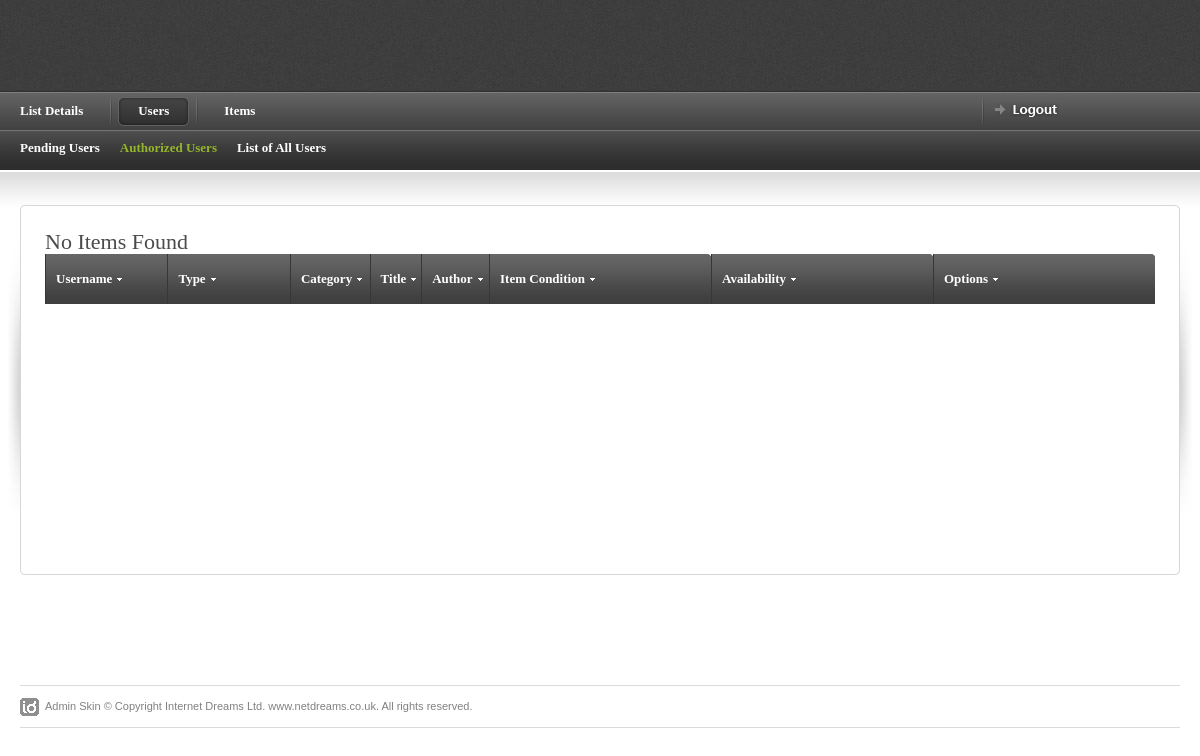
/Admin/display_pen_items.php (signed in), run on an earlier commit of the app's database.
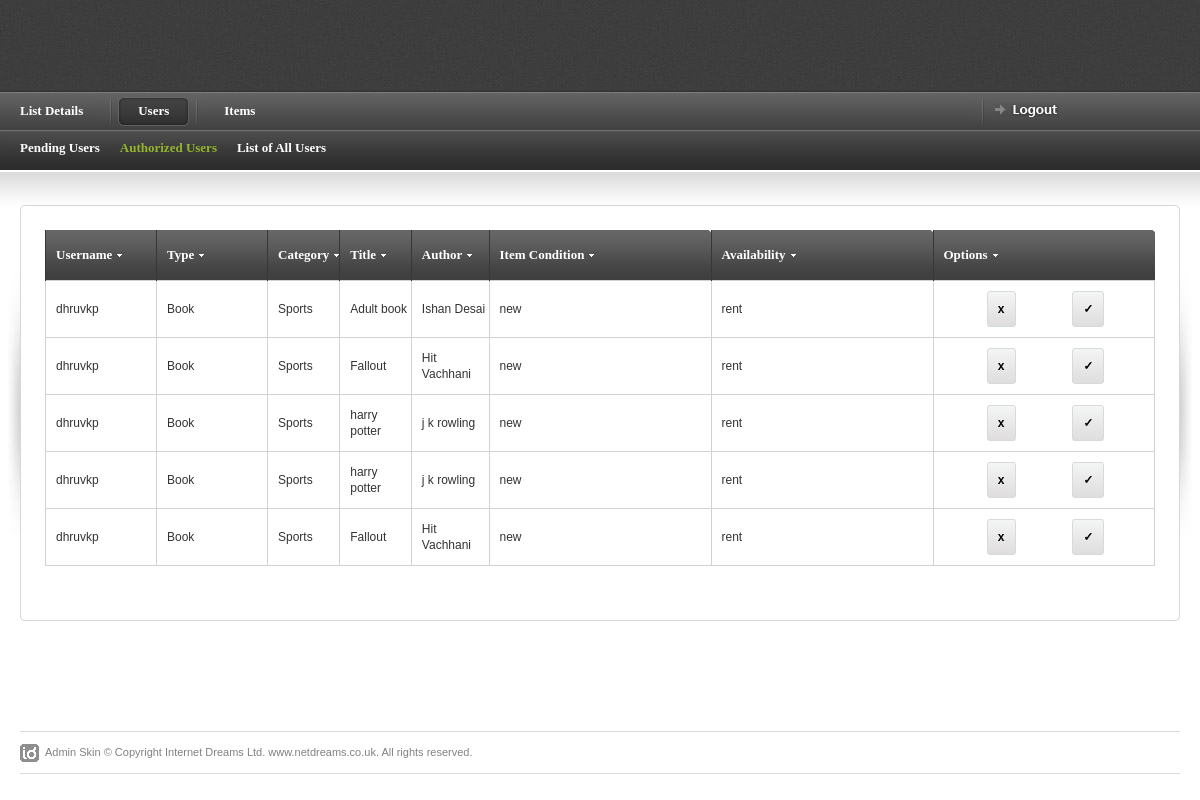
And on a later commit of the database.
### tables this page shows
CREATE TABLE `Item` (
  `item_id` int(11) NOT NULL,
  `user_id` int(11) NOT NULL,
  `category_id` int(11) NOT NULL,
  `type_id` int(11) NOT NULL,
  `title` varchar(255) NOT NULL,
  `author` varchar(255) NOT NULL,
  `price` float NOT NULL,
  `description` text NOT NULL,
  `post_date` date NOT NULL,
  `post_status` enum('under_review','available','unavailable','') NOT NULL,
  `item_condition` enum('new','used','mint','') NOT NULL,
  `availability_type` enum('rent','sell','exchange','') NOT NULL,
  `image` blob NOT NULL
);

CREATE TABLE `User` (
  `user_id` int(11) NOT NULL,
  `firstname` varchar(255) NOT NULL,
  `lastname` varchar(255) NOT NULL,
  `address1` varchar(1023) NOT NULL,
  `address2` varchar(1023) NOT NULL,
  `zipcode` varchar(10) NOT NULL,
  `gender` enum('Male','Female','Other','') NOT NULL,
  `contact_no` varchar(15) NOT NULL,
  `dob` date NOT NULL,
  `email` varchar(255) NOT NULL,
  `username` varchar(255) NOT NULL,
  `password_hash` varchar(255) NOT NULL,
  `status` enum('under_review','active','inactive','') NOT NULL
);

CREATE TABLE `ItemType` (
  `type_id` int(11) NOT NULL,
  `type_name` varchar(255) NOT NULL
);

CREATE TABLE `Category` (
  `category_id` int(11) NOT NULL,
  `category_name` varchar(255) NOT NULL
);

### Admin/connection.php (called while the page is built, shortened)
<?php
$db =null;
 function query($sql_query)
 {
 	global $db;
 	$res=$db->query($sql_query);
 	return $res;
 }
 ?>

### Admin/display_pen_items.php (the view, shortened to what this page needs)
<?php
    if(!isset($_SESSION['userid']))
   {
    header("location:/bookexchange/login.php");
   }
   else
   {
    include 'header.php';
    include 'connection.php';
	$sql = "select item_id,user_id,type_id, category_id, title, author, description, item_condition, availability_type from item where post_status ='under_review';";
	$result = query($sql);
    }
?>
<div id="content-outer" >
<div id="content" width="100%">
	<table border="0" width="100%" cellpadding="0" cellspacing="0" id="content-table">
	<tr>
		<th rowspan="3" class="sized"><img src="images/shared/side_shadowleft.jpg" width="20" height="300" alt="" /></th>
		<th class="topleft"></th>
		<td id="tbl-border-top">&nbsp;</td>
		<th class="topright"></th>
		<th rowspan="3" class="sized"><img src="images/shared/side_shadowright.jpg" width="20" height="300" alt="" /></th>
	</tr>
	<tr>
		<td id="tbl-border-left"></td>
		<td>
		<div id="content-table-inner">
			<div id="table-content">
				<form name='f1' method='post' >
				<table border="0" width="100%" cellpadding="0" cellspacing="0" id="product-table">
				<tr width="100%">
					<th class="table-header-repeat line-left minwidth-1"><a href="">Username</a>	</th>
					<th class="table-header-repeat line-left minwidth-1"><a href="">Type</a></th>
					<th class="table-header-repeat line-left"><a href="">Category</a></th>
					<th class="table-header-repeat line-left"><a href="">Title</a></th>
					<th class="table-header-repeat line-left"><a href="">Author</a></th>
					<th class="table-header-options line-left"><a href="">Item Condition</a></th>
					<th class="table-header-options line-left"><a href="">Availability</a></th>
					<th class="table-header-options line-left"><a href="">Options</a></th>
				</tr>
				<?php if($result->num_rows != 0){
				while($row = $result->fetch_assoc()) {
						$sql1 = "select username from user where user_id ='".$row['user_id']."';";
						$sql2 = "select type_name from itemtype where type_id ='".$row['type_id']."';";
						$sql3 = "select category_name from category where category_id ='".$row['category_id']."';";
						$result1 = query($sql1);
						$result2 = query($sql2);
						$result3 = query($sql3);
						if($result1->num_rows != 0 ){
							$row1 = $result1->fetch_assoc();
						}
						if($result2->num_rows != 0 ){
							$row2 = $result2->fetch_assoc();
						}
						if($result3->num_rows != 0 ){
							$row3 = $result3->fetch_assoc();
						}
					echo "<tr>";
					echo"<td>".$row1['username']."</td>";
					echo"<td>".$row2['type_name']."</td>";
					echo"<td>".$row3['category_name']."</td>";
					echo"<td>".$row['title']."</td>";
					echo"<td>".$row['author']."</td>";
					echo"<td>".$row['item_condition']."</td>";
					echo"<td>".$row['availability_type']."</td>";
					echo"<td>";
					echo"&nbsp;&nbsp;&nbsp;&nbsp;&nbsp;&nbsp;&nbsp;&nbsp;&nbsp;&nbsp;&nbsp;&nbsp;&nbsp;<input type = 'button' name = 'remove' value = 'x' onClick = 'redirect(".$row['item_id'].")' class='button_example'>&nbsp;&nbsp;&nbsp;&nbsp;&nbsp;";
					echo"&nbsp;&nbsp;&nbsp;&nbsp;&nbsp;&nbsp;&nbsp;&nbsp;&nbsp;&nbsp;&nbsp;&nbsp;<input type = 'button' name = 'remove' value = '✓' onClick = 'redirect2(".$row['item_id'].")' class='button_example'>";
					echo"</td>";
					echo "</tr>";
				}
				}
				else{
					echo "<h1> No Items Found </h1>";
				}
					?>
				</table>
			</form>
			</div>
		</div>
		</td>
		<td id="tbl-border-right"></td>
	</tr>
	<tr>
		<th class="sized bottomleft"></th>
		<td id="tbl-border-bottom">&nbsp;</td>
		<th class="sized bottomright"></th>
	</tr>
	</table>
</div>
</div>
<?php
include 'footer.php';
?>

What changed in the data, as far as the page shows it:
added item: user.username "dhruvkp", type.type_name "Book", category.category_name "Sports", title "Adult book", author "Ishan Desai", item_condition "new", availability_type "rent"
added item: user.username "dhruvkp", type.type_name "Book", category.category_name "Sports", title "Fallout", author "Hit Vachhani", item_condition "new", availability_type "rent"
added item: user.username "dhruvkp", type.type_name "Book", category.category_name "Sports", title "harry potter", author "j k rowling", item_condition "new", availability_type "rent"
added item: user.username "dhruvkp", type.type_name "Book", category.category_name "Sports", title "harry potter", author "j k rowling", item_condition "new", availability_type "rent"
added item: user.username "dhruvkp", type.type_name "Book", category.category_name "Sports", title "Fallout", author "Hit Vachhani", item_condition "new", availability_type "rent"
Also different on the page:
text no longer shown: "No Items Found"
